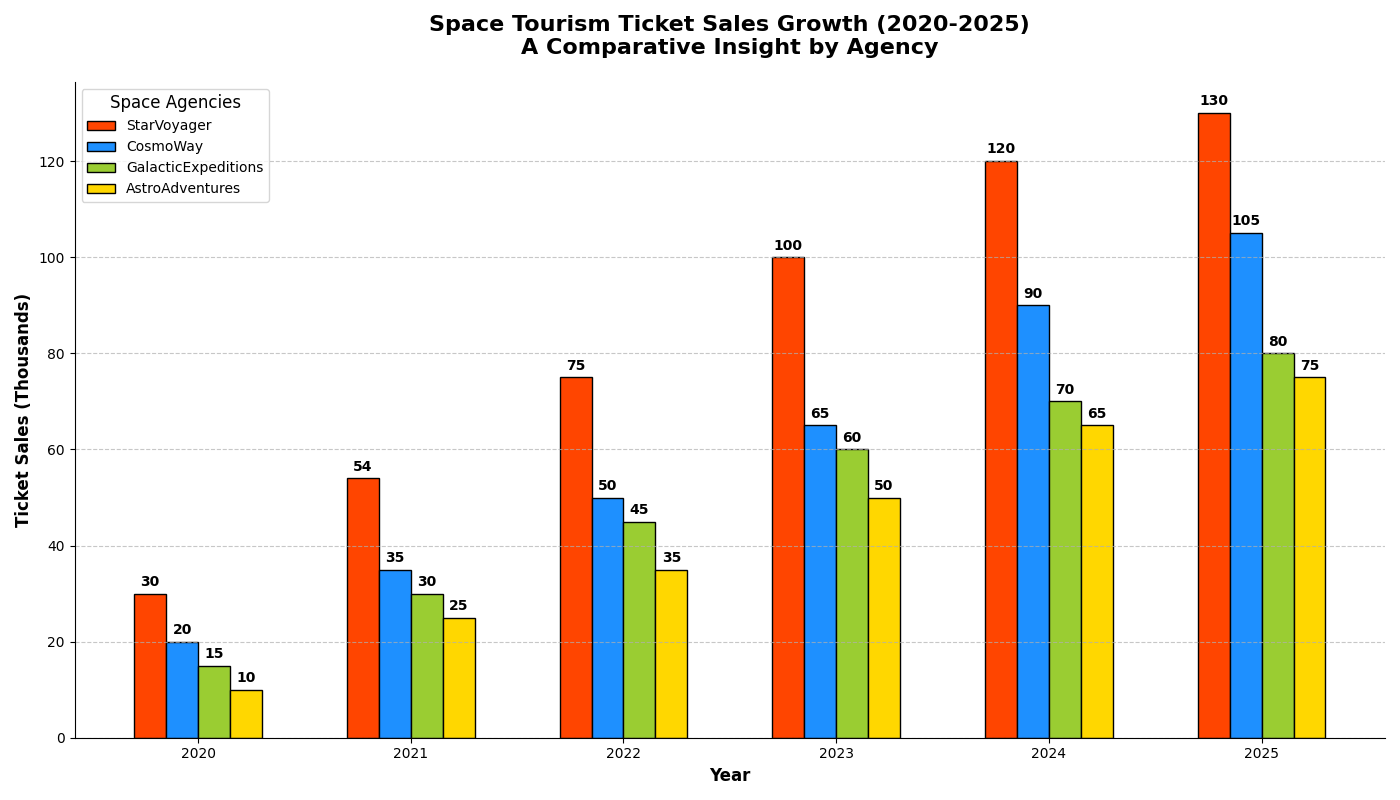

Here is the Python script that generated this plot:
import matplotlib.pyplot as plt
import numpy as np

years = ['2020', '2021', '2022', '2023', '2024', '2025']
agencies = ['StarVoyager', 'CosmoWay', 'GalacticExpeditions', 'AstroAdventures']
ticket_sales = [
    [30, 54, 75, 100, 120, 130],  # StarVoyager
    [20, 35, 50, 65, 90, 105],    # CosmoWay
    [15, 30, 45, 60, 70, 80],     # GalacticExpeditions
    [10, 25, 35, 50, 65, 75]      # AstroAdventures
]

fig, ax = plt.subplots(figsize=(14, 8))

bar_width = 0.15
x_pos = np.arange(len(years))

# New colors for each agency
colors = ['#FF4500', '#1E90FF', '#9ACD32', '#FFD700']

# Creating the bar chart
bars = []
for i, agency_sales in enumerate(ticket_sales):
    bars.append(ax.bar(x_pos + i * bar_width, agency_sales, width=bar_width, color=colors[i], label=agencies[i], edgecolor='black'))

ax.set_title('Space Tourism Ticket Sales Growth (2020-2025)\nA Comparative Insight by Agency', fontsize=16, fontweight='bold', pad=20)
ax.set_xlabel('Year', fontsize=12, fontweight='bold')
ax.set_ylabel('Ticket Sales (Thousands)', fontsize=12, fontweight='bold')
ax.set_xticks(x_pos + bar_width * 1.5)
ax.set_xticklabels(years)

for bar_group in bars:
    for bar in bar_group:
        height = bar.get_height()
        ax.text(bar.get_x() + bar.get_width() / 2, height + 1, f'{height}', ha='center', va='bottom', fontsize=10, fontweight='bold')

ax.legend(title='Space Agencies', loc='upper left', frameon=True, fontsize=10, title_fontsize='12')

ax.yaxis.grid(True, linestyle='--', alpha=0.7)
ax.spines['top'].set_visible(False)
ax.spines['right'].set_visible(False)

plt.tight_layout()

plt.show()
